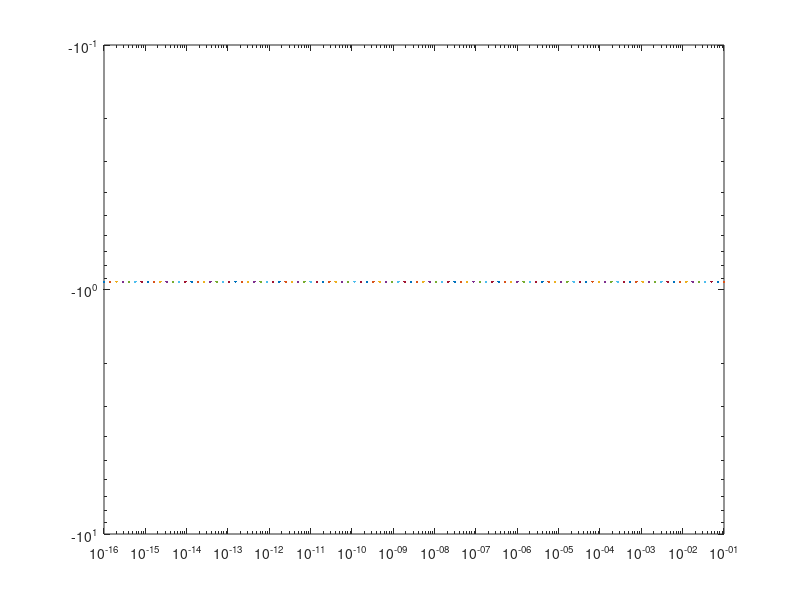

Write the MATLAB code that produced this figure.
steps = logspace(-1,-16,100);
steps = sort(steps);
x = pi/5;
error = 0.0;
for i = 1:length(steps)
    fdash = (cos(x+steps(i)) - cos(x))/steps(i);
    exact = -1*sin(x);
    error = error + (fdash-exact);
end
loglog(steps,error)